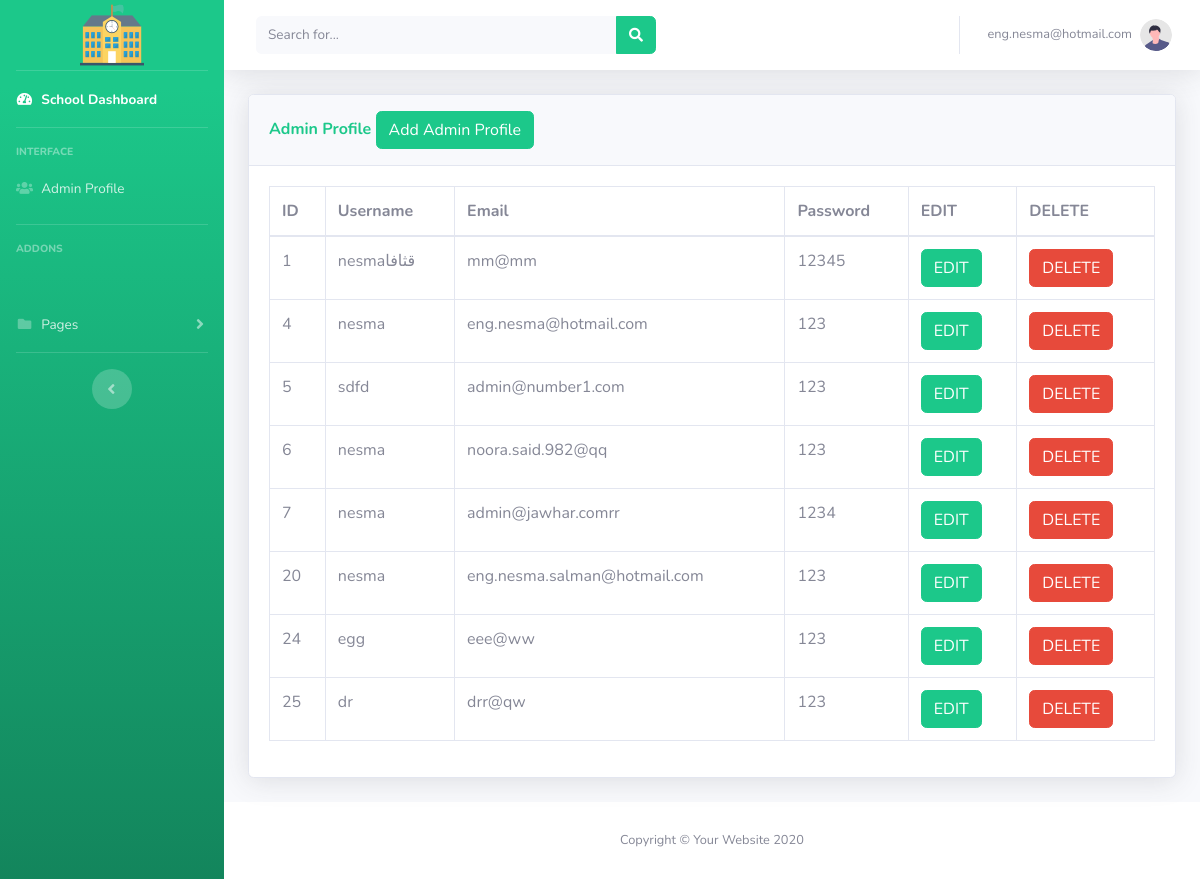
Screenshot of /schoolpanel/register.php (signed in) with the database file from the repository.
### tables this page shows
CREATE TABLE `register` (
  `id` int(11) NOT NULL,
  `username` varchar(500) NOT NULL,
  `email` varchar(500) NOT NULL,
  `password` varchar(500) NOT NULL,
  `usertype` varchar(300) NOT NULL
);

### schoolpanel/register.php (the view, shortened to what this page needs)
<?php
include('includes/header.php');
include('includes/navbar.php');
?>
<div class="container-fluid">
  <div class="card shadow mb-4">
    <div class="card-header py-3">
      <h6 class="m-0 font-weight-bold text-success">Admin Profile
        <button type="button" class="btn btn-success" data-toggle="modal" data-target="#addadminprofile">
          Add Admin Profile
        </button>
      </h6>
    </div>
    <div class="card-body">
      <div class="table-responsive">
        <?php
        $connection = mysqli_connect("localhost", "root", "", "schoolpanel");
        $query = "SELECT * FROM register ";
        $query_run = mysqli_query($connection, $query);
        ?>
        <table class="table table-bordered" id="dataTable" width="100%" cellspacing="0">
          <thead>
            <tr>
              <th>ID</th>
              <th>Username</th>
              <th>Email</th>
              <th>Password</th>
              <th>EDIT</th>
              <th>DELETE</th>
            </tr>
          </thead>
          <tbody>
            <?php
            if (mysqli_num_rows($query_run) > 0) {
              while ($row = mysqli_fetch_assoc($query_run)) {
            ?>
                <tr>
                  <td><?php echo $row['id']; ?></td>
                  <td><?php echo $row['username']; ?></td>
                  <td><?php echo $row['email']; ?></td>
                  <td><?php echo $row['password']; ?></td>
                  <td>
                    <form action="register_edit.php" method="post">
                      <button type="submit" name="edit_btn" class="btn btn-success">EDIT</button>
                    </form>
                  </td>
                  <td>
                  <form action="code.php" method="POST">
                    <button type="submit" name ="delete_btn" class="btn btn-danger">DELETE</button>
                    </form>
                  </td>
                </tr>
            <?php
              }
            } else {
              echo "No Record Found";
            }
            ?>
          </tbody>
        </table>
      </div>
    </div>
  </div>
</div>
<?php
include('includes/footer.php');
?>

### rows the page displays
register: id "1", username "nesmaقثافا", email "mm@mm", password "12345"
register: id "4", username "nesma", email "eng.nesma@hotmail.com", password "123"
register: id "5", username "sdfd", email "admin@number1.com", password "123"
register: id "6", username "nesma", email "noora.said.982@qq", password "123"
register: id "7", username "nesma", email "admin@jawhar.comrr", password "1234"
register: id "20", username "nesma", email "eng.nesma.salman@hotmail.com", password "123"
register: id "24", username "egg", email "eee@ww", password "123"
register: id "25", username "dr", email "drr@qw", password "123"

### other values shown
$_SESSION['username'] "eng.nesma@hotmail.com"
